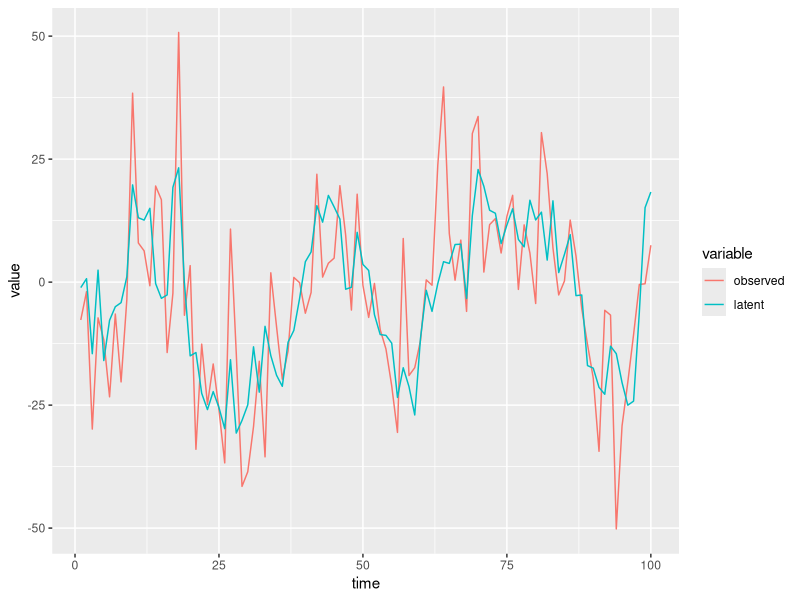

Source code (R): (Note: this script raises an error after producing the figure.)
library(ggplot2)
library(reshape2)

##################################################################
# Some plotting functions
##################################################################
plot_processes_in_time = function(process_dataframe){
  # Takes a dataframe of 1d processes, e.g. one
  # column each for observed and latent, and plots 
  # as lines in time with labels determined by column 
  # headings in process dataframe
  process_dataframe$time = 1:nrow(process_dataframe)
  melted_data_df = melt(process_dataframe, id.vars='time')
  ggplot(melted_data_df, aes(x=time, y = value, group = variable, colour = variable)) +   geom_line()
}

plot_particles_and_latent_process = function(particles_in_time, latent_process){
  data_df = data.frame(p=particles_in_time)
  data_df$time = 1:nrow(data_df)
  melted_data_df = melt(data_df, id.vars='time')
  melted_data_df$type = 'particles'
  latent_df = data.frame(l=latent_process)
  latent_df$time = 1:nrow(latent_df)
  melted_latent_df = melt(latent_df, id.vars='time')
  melted_latent_df$type = 'latent process'
  df = rbind(melted_data_df, melted_latent_df)
  head(df)
  ggplot(df, aes(x=time, y = value, group = variable, colour = variable, linetype=type, alpha=0.8)) +   geom_line() +guides(colour=FALSE, alpha=FALSE)
  
}


##################################################################
# State space model - toy example
##################################################################
##################################################################
# Generate some observations using the SSM
##################################################################


t = 100 # num of iters

# SSM params
phi = 0.95
mu = 0.9
sigma_2 = 100
sigma = sqrt(sigma_2)
eta_2 = (sigma_2/(1-phi^2))/5
eta = sqrt(eta_2)


toy_state_update = function(x_k){
  error_value = rnorm(1, mean=0, sd=1)
  x_k1 = mu + phi*(x_k-mu) + sigma*error_value
  return (x_k1)  
}

toy_obs_update = function (x_k){
  error_value = rnorm(1, mean=0, sd=1)
  y_k = x_k + eta*error_value
  return (y_k)
}

# initialise process X (latent) and Y (observed)
latent_process_toy = vector(length = t) # to store process X in time
observed_process_toy= vector(length = t) # to store observations associated with X
x1 = rnorm(1, mean=0, sd=1) # pick starting point from rnorm 
latent_process_toy[1] = x1 # store starting point
observed_process_toy[1] = toy_obs_update(x_k = latent_process_toy[1]) # store first observation

# propogate X (latent) and Y (observed) in time by SSM
for (i in 2:t){
  latent_process_toy[i] = toy_state_update(x_k = latent_process_toy[i-1])
  observed_process_toy[i] = toy_obs_update(x_k = latent_process_toy[i])
}

# plot the evolution of the process
process_dataframe = data.frame(observed=observed_process_toy, latent=latent_process_toy)
plot_processes_in_time(process_dataframe)

# specify function to calculate weight for this SSM
calculate_weight_toy = function(observed_val, particles_vals){
  # This weight calculation is SSM dependant
  prob_argument = (observed_val-particles_vals)/eta
  weight  = dnorm(prob_argument, mean=0, sd=1) # weights here are from prob density g evaulated at y1|x_1 for all steps
}

##################################################################
# Use SMC/particle filter to sample from underlying process X
##################################################################

SMC = function(N, calculate_weight, state_update, observed_process){
  # Function to perform SMC for a state space model. 
  # N is desired number of particles
  # calculate_weight is a function to calculate the weight at each timestep
  # state_update is a function specifying the SSM
  t = length(observed_process)
  particles_in_time = matrix(NA, ncol=N, nrow= t) # N particles at t timesteps
  weights_in_time = matrix(NA, ncol=N, nrow= t) # N weights at t timesteps
  particles_in_time[1,] = rnorm(N, mean=0, sd=1) # Initialise with proposal density
  
  resample_count = 0
  
  for (i in 1:t){
    if (i >= 2) { # All steps other than 1st
      particles_in_time[i,] = sapply(X = particles_in_time[i-1,], FUN = state_update)#phi=phi, mu=mu, sigma=sigma)
    }
    
    weight = calculate_weight(observed_val = observed_process[i], particles_vals = particles_in_time[i,])
    weight_norm = weight/sum(weight)
    weights_in_time[i,] = weight_norm
    
    ESS = sum((weights_in_time[i,])^2)^-1 
    if (ESS<N/2){
      #only resample if weights are very variable such that ESS is small
      resample_index = sample(1:N, replace=TRUE, prob=weights_in_time[1,])
      particles_in_time[,1:N] = particles_in_time[,resample_index]
      resample_count = resample_count + 1
    }
  }
  
  cat(100.0*(resample_count / t), "% of timesteps we resample")
  
  out = list(particles_in_time=particles_in_time)
  return(out)
}

N = 10  #number of particles 

#run the SMC for the state space model
smc_output = SMC(N=N, calculate_weight=calculate_weight_toy, state_update=toy_state_update, observed_process=observed_process_toy)
particles_in_time = smc_output$particles_in_time

# plot for the particles trajectories over the state space, along with the actual latent process used to generate the data we train on
plot_particles_and_latent_process(particles_in_time, latent_process)
